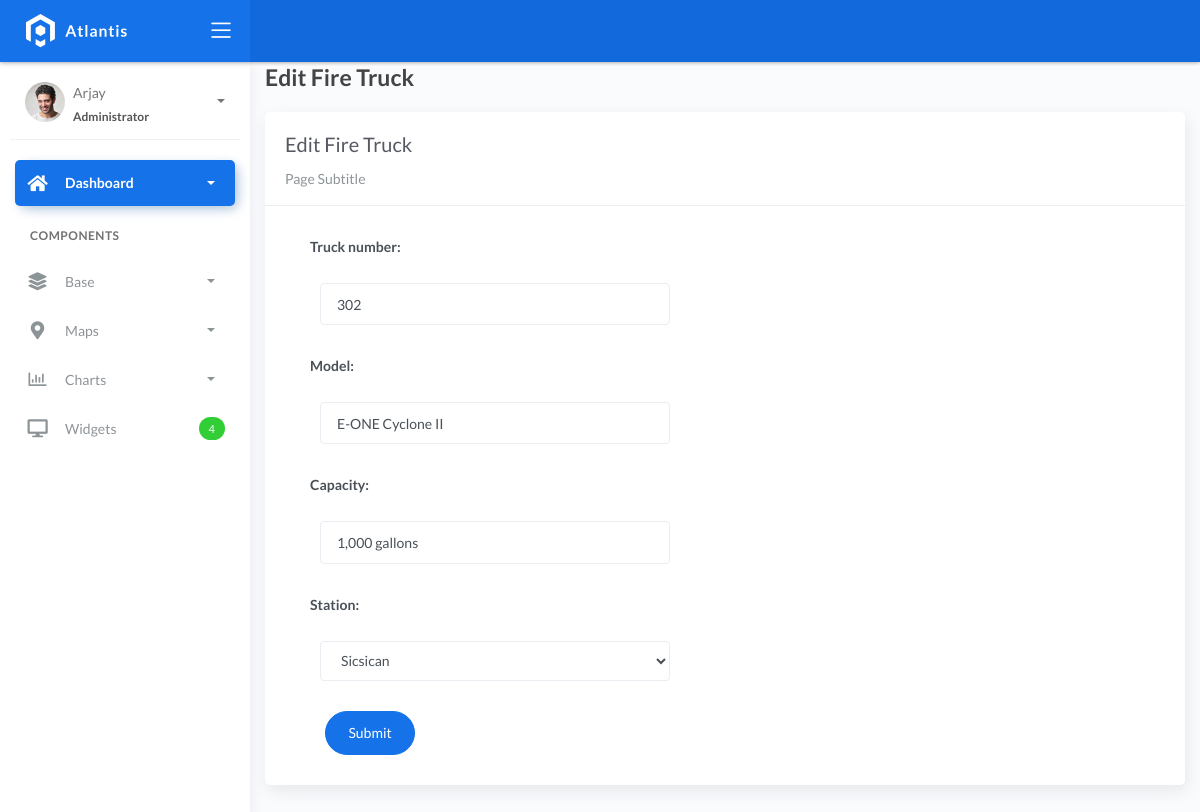
Before: /fireTruck_list/2 with the older database file.
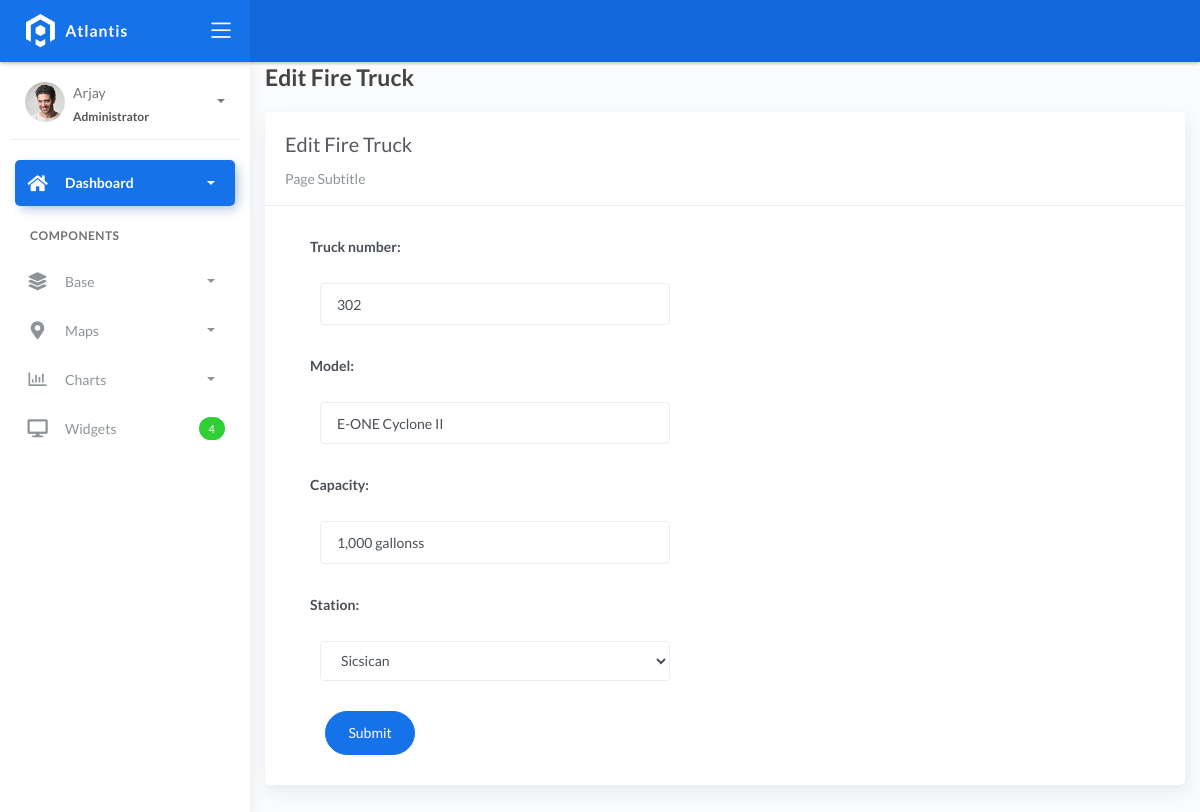
After: the same page with the newer database file.
### fire/models.py (models this page shows, shortened)
class BaseModel(models.Model):
    created_at = models.DateTimeField(auto_now_add=True, db_index=True)
    updated_at = models.DateTimeField(auto_now=True)
    class Meta:
        abstract = True

class FireTruck(BaseModel):
    truck_number = models.CharField(max_length=150)
    model = models.CharField(max_length=150)
    capacity = models.CharField(max_length=150)  # water
    station = models.ForeignKey(FireStation, on_delete=models.CASCADE)

### fire/views.py (the view, shortened to what this page needs)
# urls.py: path('fireTruck_list/<pk>', FireTruckUpdateView.as_view(), name='fireTruck-update'),
class FireTruckUpdateView(UpdateView):
    model = FireTruck
    fields = "__all__"
    context_object_name = "fireTruck"
    template_name = 'firetruck_edit.html'
    success_url = reverse_lazy('fireTruck-list')

### fire/models.py (called while the page is built)
    def __str__(self) :
        return f"{self.name}"

### templates/firetruck_edit.html
{% extends 'base.html' %} {% load static %} {% block content %}
<div class="content">
    <div class="container-fluid">
        <h4 class="page-title">Edit Fire Truck</h4>
        <div class="row">
            <div class="col-md-12">
                <div class="card">
                    <div class="card-header">
                        <div class="card-title">Edit Fire Truck</div>
                        <div class="card-category">Page Subtitle</div>
                    </div>
                    <div class="col-md-6">
                        <div class="card-body">
                            <form class="" action="" method="post" novalidate>
                                {% csrf_token %} {% include 'includes/form.html' %}
                                <div class="form-group">
                                    <div class="col-md-12 col-sm-3">
                                        <button type="submit" class="btn btn-primary btn-rounded">Submit</button>
                                    </div>
                                </div>
                            </form>
                        </div>
                    </div>
                </div>
            </div>
        </div>
    </div>
</div>
{% endblock %}

### templates/base.html (shortened to what this page needs)
{% load static %}
<!DOCTYPE html>
<html lang="en">
  <head>
    <link rel="stylesheet" href="{% static 'css/bootstrap.min.css' %}" />
    <link rel="stylesheet" href="{% static 'css/atlantis.min.css' %}" />
    <link rel="stylesheet" href="{% static 'css/demo.css' %}" />
  </head>
  <body>
    <div class="wrapper">
      <div class="main-header">
        <div class="logo-header" data-background-color="blue">
          <a href="index.html" class="logo">
            <img src="{% static 'img/logo.svg' %}" alt="navbar brand" class="navbar-brand" />
          </a>
          <div class="nav-toggle">
            <button class="btn btn-toggle toggle-sidebar">
              <i class="icon-menu"></i>
            </button>
          </div>
        </div>
        <nav class="navbar navbar-header navbar-expand-lg" data-background-color="blue2">
        </nav>
      </div>
      <div class="sidebar sidebar-style-2">
        <div class="sidebar-wrapper scrollbar scrollbar-inner">
          <div class="sidebar-content">
            <div class="user">
              <div class="avatar-sm float-left mr-2">
                <img src="{% static 'img/profile.jpg' %}" alt="..." class="avatar-img rounded-circle" />
              </div>
              <div class="info">
                <a data-toggle="collapse" href="#collapseExample" aria-expanded="true">
                  <span>
                    Arjay
                    <span class="user-level">Administrator</span>
                    <span class="caret"></span>
                  </span>
                </a>
              </div>
            </div>
            <ul class="nav nav-primary">
              <li class="nav-item active">
                <a data-toggle="collapse" href="#dashboard" class="collapsed" aria-expanded="false">
                  <i class="fas fa-home"></i>
                  <p>Dashboard</p>
                  <span class="caret"></span>
                </a>
              </li>
              <li class="nav-section">
                <h4 class="text-section">Components</h4>
              </li>
              <li class="nav-item">
                <a data-toggle="collapse" href="#base">
                  <i class="fas fa-layer-group"></i>
                  <p>Base</p>
                  <span class="caret"></span>
                </a>
              </li>
              <li class="nav-item">
                <a data-toggle="collapse" href="#maps">
                  <i class="fas fa-map-marker-alt"></i>
                  <p>Maps</p>
                  <span class="caret"></span>
                </a>
              </li>
              <li class="nav-item">
                <a data-toggle="collapse" href="#charts">
                  <i class="far fa-chart-bar"></i>
                  <p>Charts</p>
                  <span class="caret"></span>
                </a>
              </li>
              <li class="nav-item">
                <a href="widgets.html">
                  <i class="fas fa-desktop"></i>
                  <p>Widgets</p>
                  <span class="badge badge-success">4</span>
                </a>
              </li>
            </ul>
          </div>
        </div>
      </div>
      <div class="main-panel">
        <div class="content">
          {% block content %}
          {% endblock %}
          </div>
        </div>
        <footer class="footer">
          <div class="container-fluid">
            <nav class="pull-left">
              <ul class="nav">
                <li class="nav-item">
                  <a class="nav-link" href="https://www.themekita.com"> ThemeKita </a>
                </li>
                <li class="nav-item">
                  <a class="nav-link" href="#"> Help </a>
                </li>
                <li class="nav-item">
                  <a class="nav-link" href="#"> Licenses </a>
                </li>
              </ul>
            </nav>
            <div class="copyright ml-auto">2018, made with  by <a href="https://www.themekita.com">ThemeKita</a></div>
          </div>
        </footer>
      </div>
  </body>
</html>

### templates/includes/form.html (shortened to what this page needs)
{% load widget_tweaks %}
{% for field in form %}
<div class="field item form-group">
    <label>{{ field.label_tag }}</label>
  <div class="form-group">
    {% render_field field class="form-control" %}
  </div>
</div>
{% endfor %}

Changed rows visible on the page:
changed FireTruck "E-ONE Cyclone II": capacity "1,000 gallons" → "1,000 gallonss"
